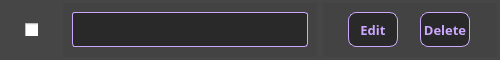
<?xml version="1.0" encoding="UTF-8"?>
<ui version="4.0">
 <class>Form</class>
 <widget class="QWidget" name="Form">
  <property name="geometry">
   <rect>
    <x>0</x>
    <y>0</y>
    <width>500</width>
    <height>60</height>
   </rect>
  </property>
  <property name="minimumSize">
   <size>
    <width>0</width>
    <height>60</height>
   </size>
  </property>
  <property name="maximumSize">
   <size>
    <width>16777215</width>
    <height>60</height>
   </size>
  </property>
  <property name="windowTitle">
   <string>Form</string>
  </property>
  <property name="styleSheet">
   <string notr="true"/>
  </property>
  <layout class="QHBoxLayout" name="horizontalLayout">
   <property name="spacing">
    <number>0</number>
   </property>
   <property name="leftMargin">
    <number>0</number>
   </property>
   <property name="topMargin">
    <number>0</number>
   </property>
   <property name="rightMargin">
    <number>0</number>
   </property>
   <property name="bottomMargin">
    <number>0</number>
   </property>
   <item>
    <widget class="QFrame" name="frame">
     <property name="minimumSize">
      <size>
       <width>60</width>
       <height>0</height>
      </size>
     </property>
     <property name="maximumSize">
      <size>
       <width>60</width>
       <height>16777215</height>
      </size>
     </property>
     <property name="styleSheet">
      <string notr="true">QFrame {
background-color: rgba(0, 0, 0, 180);
}</string>
     </property>
     <property name="frameShape">
      <enum>QFrame::NoFrame</enum>
     </property>
     <property name="frameShadow">
      <enum>QFrame::Raised</enum>
     </property>
     <layout class="QVBoxLayout" name="verticalLayout">
      <property name="spacing">
       <number>0</number>
      </property>
      <property name="leftMargin">
       <number>25</number>
      </property>
      <property name="topMargin">
       <number>0</number>
      </property>
      <property name="rightMargin">
       <number>0</number>
      </property>
      <property name="bottomMargin">
       <number>0</number>
      </property>
      <item>
       <widget class="QCheckBox" name="check_done">
        <property name="minimumSize">
         <size>
          <width>13</width>
          <height>13</height>
         </size>
        </property>
        <property name="maximumSize">
         <size>
          <width>13</width>
          <height>13</height>
         </size>
        </property>
        <property name="text">
         <string/>
        </property>
        <property name="iconSize">
         <size>
          <width>32</width>
          <height>32</height>
         </size>
        </property>
        <property name="tristate">
         <bool>false</bool>
        </property>
       </widget>
      </item>
     </layout>
    </widget>
   </item>
   <item>
    <widget class="QFrame" name="frame_2">
     <property name="minimumSize">
      <size>
       <width>260</width>
       <height>60</height>
      </size>
     </property>
     <property name="maximumSize">
      <size>
       <width>16777215</width>
       <height>60</height>
      </size>
     </property>
     <property name="styleSheet">
      <string notr="true">QFrame {
background-color: rgba(0, 0, 0, 180);
}</string>
     </property>
     <property name="frameShape">
      <enum>QFrame::NoFrame</enum>
     </property>
     <property name="frameShadow">
      <enum>QFrame::Raised</enum>
     </property>
     <layout class="QVBoxLayout" name="verticalLayout_2">
      <property name="spacing">
       <number>0</number>
      </property>
      <property name="leftMargin">
       <number>3</number>
      </property>
      <property name="topMargin">
       <number>3</number>
      </property>
      <property name="rightMargin">
       <number>3</number>
      </property>
      <property name="bottomMargin">
       <number>3</number>
      </property>
      <item>
       <widget class="QStackedWidget" name="stacked_text">
        <property name="minimumSize">
         <size>
          <width>0</width>
          <height>0</height>
         </size>
        </property>
        <property name="styleSheet">
         <string notr="true"/>
        </property>
        <property name="currentIndex">
         <number>0</number>
        </property>
        <widget class="QWidget" name="page">
         <property name="styleSheet">
          <string notr="true">background-color: rgba(255, 255, 255, 50);</string>
         </property>
         <layout class="QHBoxLayout" name="horizontalLayout_3">
          <item>
           <widget class="QLabel" name="l_text">
            <property name="minimumSize">
             <size>
              <width>200</width>
              <height>35</height>
             </size>
            </property>
            <property name="maximumSize">
             <size>
              <width>16777215</width>
              <height>35</height>
             </size>
            </property>
            <property name="font">
             <font>
              <family>Candara</family>
              <pointsize>10</pointsize>
              <bold>true</bold>
             </font>
            </property>
            <property name="styleSheet">
             <string notr="true">background-color: rgba(29, 29, 29, 170);
color: rgb(204, 167, 255);
border-radius: 3px;
border: 1px solid rgb(204, 167, 255);

</string>
            </property>
            <property name="text">
             <string/>
            </property>
           </widget>
          </item>
         </layout>
        </widget>
        <widget class="QWidget" name="page_2">
         <property name="styleSheet">
          <string notr="true">background-color: rgba(255, 255, 255, 50);</string>
         </property>
         <layout class="QHBoxLayout" name="horizontalLayout_4">
          <item>
           <widget class="QLineEdit" name="le_editext">
            <property name="minimumSize">
             <size>
              <width>200</width>
              <height>35</height>
             </size>
            </property>
            <property name="maximumSize">
             <size>
              <width>16777215</width>
              <height>35</height>
             </size>
            </property>
            <property name="font">
             <font>
              <family>Candara</family>
              <pointsize>10</pointsize>
              <bold>true</bold>
             </font>
            </property>
            <property name="styleSheet">
             <string notr="true">
background-color: rgba(29, 29, 29, 170);
color: rgb(204, 167, 255);
border-radius: 3px;
border: 1px solid rgb(204, 167, 255);
 
</string>
            </property>
           </widget>
          </item>
         </layout>
        </widget>
       </widget>
      </item>
     </layout>
    </widget>
   </item>
   <item>
    <widget class="QFrame" name="frame_3">
     <property name="minimumSize">
      <size>
       <width>180</width>
       <height>60</height>
      </size>
     </property>
     <property name="maximumSize">
      <size>
       <width>180</width>
       <height>60</height>
      </size>
     </property>
     <property name="styleSheet">
      <string notr="true">QFrame {
background-color: rgba(0, 0, 0, 180);
}</string>
     </property>
     <property name="frameShape">
      <enum>QFrame::NoFrame</enum>
     </property>
     <property name="frameShadow">
      <enum>QFrame::Raised</enum>
     </property>
     <layout class="QHBoxLayout" name="horizontalLayout_2">
      <property name="spacing">
       <number>0</number>
      </property>
      <property name="leftMargin">
       <number>3</number>
      </property>
      <property name="topMargin">
       <number>3</number>
      </property>
      <property name="rightMargin">
       <number>3</number>
      </property>
      <property name="bottomMargin">
       <number>3</number>
      </property>
      <item>
       <widget class="QStackedWidget" name="stacked_buttons">
        <property name="styleSheet">
         <string notr="true">
</string>
        </property>
        <property name="currentIndex">
         <number>0</number>
        </property>
        <widget class="QWidget" name="page_3">
         <property name="styleSheet">
          <string notr="true">background-color: rgba(255, 255, 255, 50);
</string>
         </property>
         <layout class="QHBoxLayout" name="horizontalLayout_5">
          <item>
           <widget class="QPushButton" name="bt_edit">
            <property name="minimumSize">
             <size>
              <width>50</width>
              <height>35</height>
             </size>
            </property>
            <property name="maximumSize">
             <size>
              <width>50</width>
              <height>35</height>
             </size>
            </property>
            <property name="sizeIncrement">
             <size>
              <width>50</width>
              <height>35</height>
             </size>
            </property>
            <property name="font">
             <font>
              <family>Candara</family>
              <pointsize>10</pointsize>
              <bold>true</bold>
             </font>
            </property>
            <property name="styleSheet">
             <string notr="true">QPushButton { 
background-color: rgba(29, 29, 29, 170);
color: rgb(204, 167, 255);
border-radius: 8px;
border: 1px solid rgb(204, 167, 255);
 }

QPushButton:hover { 
background-color: rgba(29, 29, 29, 150);
border-radius: 15px;
color: rgb(204, 167, 255);
border: 1px solid rgb(204, 167, 255); 
}</string>
            </property>
            <property name="text">
             <string>Edit</string>
            </property>
           </widget>
          </item>
          <item>
           <widget class="QPushButton" name="bt_delete">
            <property name="minimumSize">
             <size>
              <width>50</width>
              <height>35</height>
             </size>
            </property>
            <property name="maximumSize">
             <size>
              <width>50</width>
              <height>35</height>
             </size>
            </property>
            <property name="sizeIncrement">
             <size>
              <width>50</width>
              <height>35</height>
             </size>
            </property>
            <property name="font">
             <font>
              <family>Candara</family>
              <pointsize>10</pointsize>
              <bold>true</bold>
             </font>
            </property>
            <property name="styleSheet">
             <string notr="true">QPushButton { 
background-color: rgba(29, 29, 29, 170);
color: rgb(204, 167, 255);
border-radius: 8px;
border: 1px solid rgb(204, 167, 255);
 }

QPushButton:hover { 
background-color: rgba(29, 29, 29, 150);
border-radius: 15px;
color: rgb(204, 167, 255);
border: 1px solid rgb(204, 167, 255); }
</string>
            </property>
            <property name="text">
             <string>Delete</string>
            </property>
           </widget>
          </item>
         </layout>
        </widget>
        <widget class="QWidget" name="page_4">
         <property name="styleSheet">
          <string notr="true">background-color: rgba(255, 255, 255, 50);
</string>
         </property>
         <layout class="QHBoxLayout" name="horizontalLayout_6">
          <item>
           <widget class="QPushButton" name="bt_cancel">
            <property name="minimumSize">
             <size>
              <width>50</width>
              <height>35</height>
             </size>
            </property>
            <property name="maximumSize">
             <size>
              <width>50</width>
              <height>35</height>
             </size>
            </property>
            <property name="font">
             <font>
              <family>Candara</family>
              <pointsize>10</pointsize>
              <bold>true</bold>
             </font>
            </property>
            <property name="styleSheet">
             <string notr="true">QPushButton { 
background-color: rgba(29, 29, 29, 170);
color: rgb(204, 167, 255);
border-radius: 8px;
border: 1px solid rgb(204, 167, 255);
 }

QPushButton:hover { 
background-color: rgba(29, 29, 29, 150);
border-radius: 15px;
color: rgb(204, 167, 255);
border: 1px solid rgb(204, 167, 255); 
}</string>
            </property>
            <property name="text">
             <string>Cancel</string>
            </property>
           </widget>
          </item>
          <item>
           <widget class="QPushButton" name="bt_save">
            <property name="minimumSize">
             <size>
              <width>50</width>
              <height>35</height>
             </size>
            </property>
            <property name="maximumSize">
             <size>
              <width>50</width>
              <height>35</height>
             </size>
            </property>
            <property name="font">
             <font>
              <family>Candara</family>
              <pointsize>10</pointsize>
              <bold>true</bold>
             </font>
            </property>
            <property name="styleSheet">
             <string notr="true">QPushButton { 
background-color: rgba(29, 29, 29, 170);
color: rgb(204, 167, 255);
border-radius: 8px;
border: 1px solid rgb(204, 167, 255);
 }

QPushButton:hover { 
background-color: rgba(29, 29, 29, 150);
border-radius: 15px;
color: rgb(204, 167, 255);
border: 1px solid rgb(204, 167, 255); 
}</string>
            </property>
            <property name="text">
             <string>Save</string>
            </property>
           </widget>
          </item>
         </layout>
        </widget>
       </widget>
      </item>
     </layout>
    </widget>
   </item>
  </layout>
 </widget>
 <resources/>
 <connections/>
</ui>
